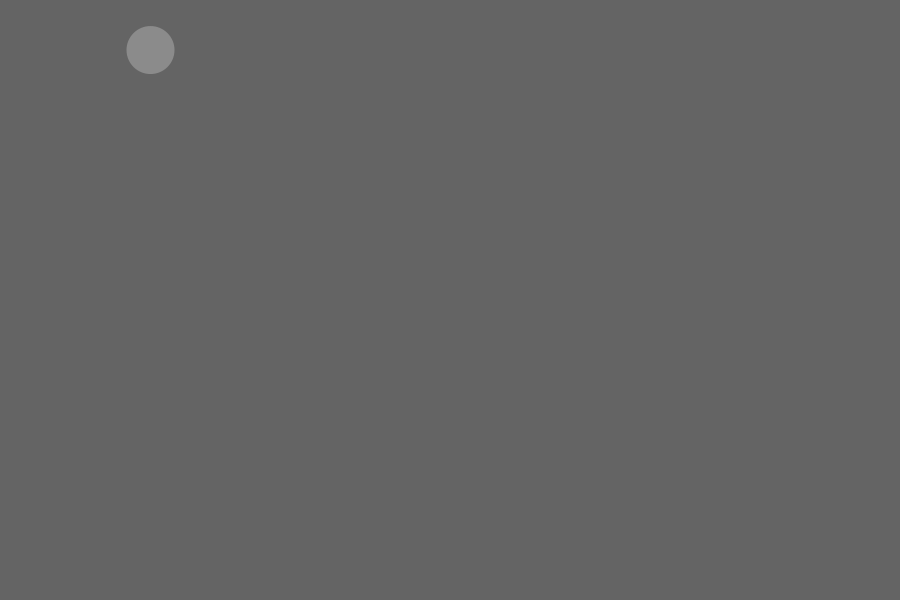
Frame 1 (no input)
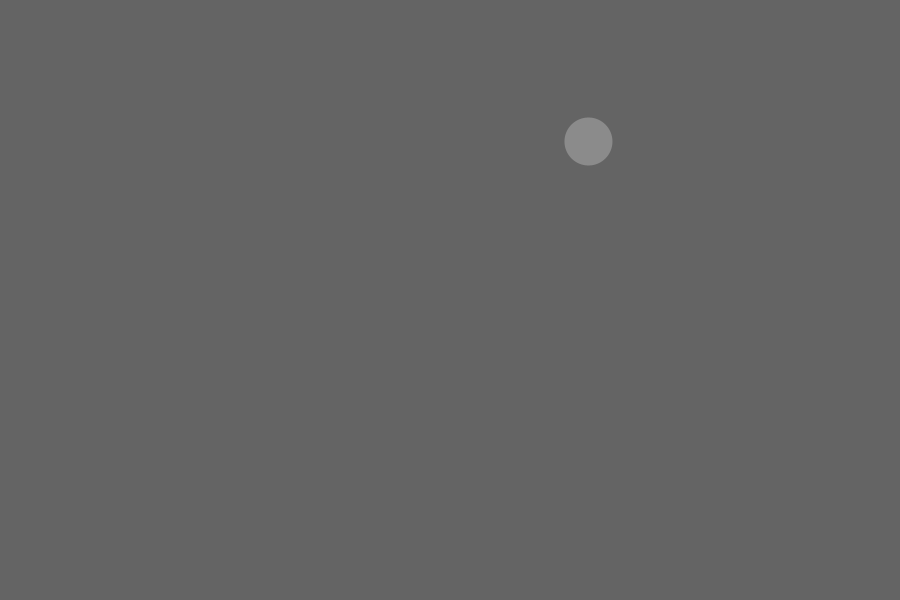
Frame 60 (the mouse pressed at the canvas centre just before this capture)
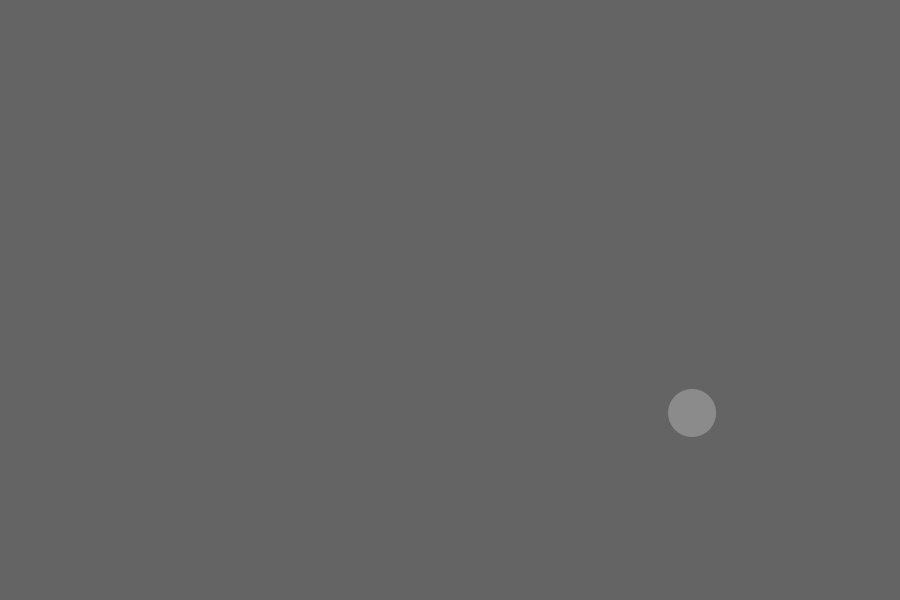
Frame 120 (the mouse held since frame 60 and released just before this capture)

The Processing sketch that drew these frames (run headless with seeded random() and noise(); from frame 60 on, the mouse is pressed at the canvas centre):

// Processing sketch: Exercise_02_03
// ── Exercise_02_03.pde
Mover[] movers = new Mover[1];
PVector gravity;
PVector wind;

void setup() {
  size(900, 600);
  pixelDensity(displayDensity());
  for (int i = 0; i < movers.length; i++) {
    movers[i] = new Mover(2, 150, 50);
  }
}

void draw() {
  background(100);
  gravity = new PVector(0, 0.1);
  wind = new PVector(0, 0);
  for (int i = 0; i < movers.length; i++) {
    if (movers[i].xPos() >= 0 && movers[i].xPos() < 300) {
      float windStrength = map(movers[i].xPos(), 0, 300, 2, 0);
      wind.set(windStrength, 0);
    }
    movers[i].applyForce(wind);
    movers[i].applyForce(gravity);
    
    movers[i].update();
    movers[i].render();
  }

}

// ── Mover.pde
class Mover {
  PVector pos;
  PVector vel;
  PVector acc;
  float mass;

  Mover(float m, float x, float y) {
    pos = new PVector(x, y);
    vel = new PVector(0, 0);
    acc = new PVector(0, 0);
    mass = m;
  }

  void update() {
    vel.add(acc);
    pos.add(vel);
    checkEdges();
    acc.mult(0);

  }

  void render() {
    noStroke();
    fill(200, 100);
    ellipse(pos.x, pos.y, mass*24, mass*24);
  }
  
  void applyForce(PVector force) {
    PVector f = PVector.div(force, mass);
    acc.add(f);
  }

  void checkEdges() {
    if (pos.x > width) {
      pos.x = width;
      vel.x *= -1;
    } else if (pos.x < 0) {
      pos.x = 0;
      vel.x *= -1;
    }

    if (pos.y > height) {
      pos.y = height;
      vel.y *= -1;
    }
  }
  
  float xPos() {
    return pos.x;
  }
}
